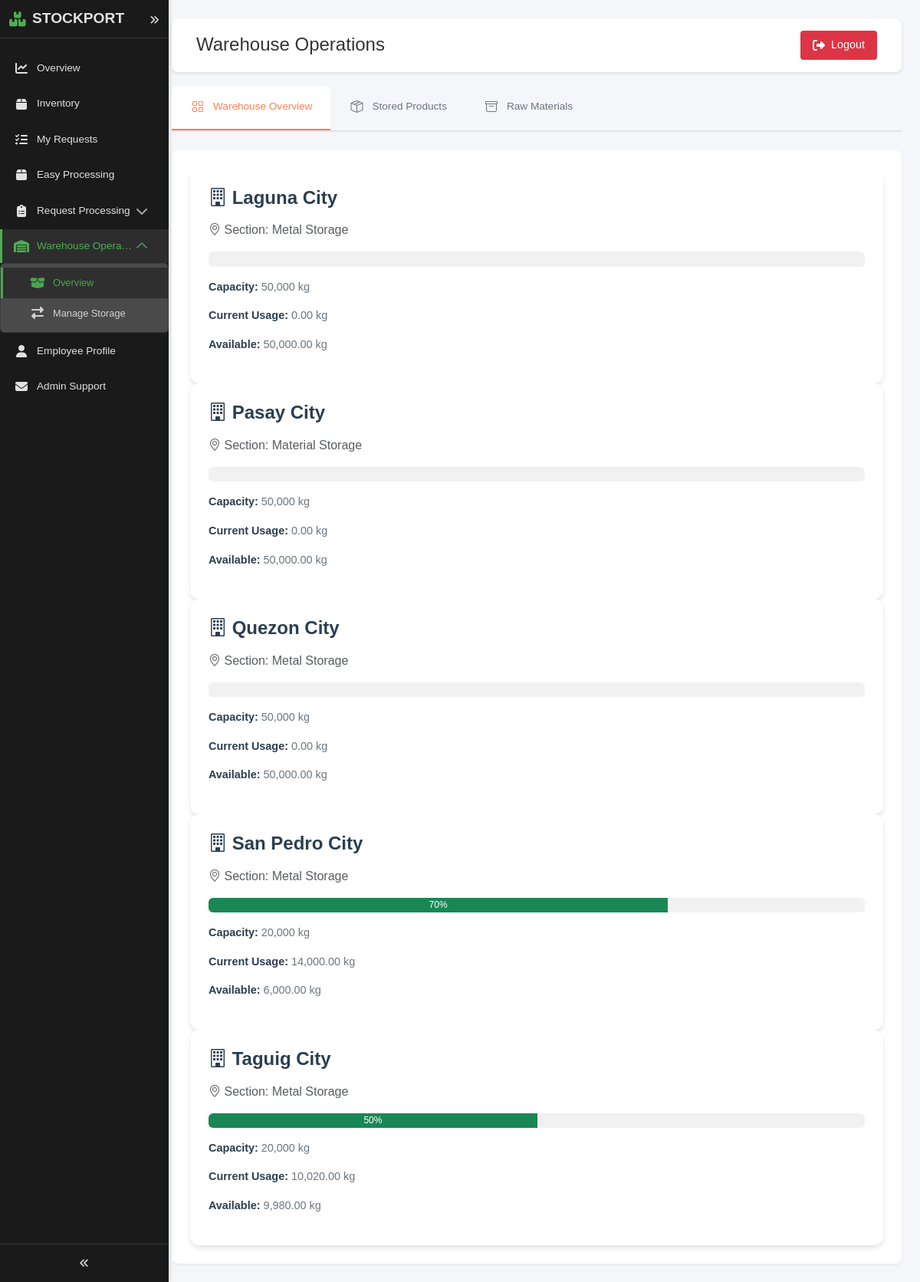
/employee/warehouse.php (signed in), run on the app's committed database.
### tables this page shows
CREATE TABLE `products_warehouse` (
  `productLocationID` int(11) NOT NULL,
  `productWarehouse` varchar(45) NOT NULL,
  `Section` varchar(45) NOT NULL,
  `Capacity` int(11) NOT NULL,
  `warehouse_weight_unit` varchar(32) NOT NULL,
  `current_usage` decimal(10,2) DEFAULT 0.00,
  `remaining_capacity` decimal(10,2) GENERATED ALWAYS AS (`Capacity` - `current_usage`) STORED
);

### employee/warehouse.php (the view, shortened to what this page needs)
<?php
require_once '../layouts/employeeSidebar.php';
require_once '../layouts/employeeHeader.php';
require_once '../server/database.php';
$warehouseQuery = "SELECT
    pw.*,
    (pw.current_usage / pw.Capacity * 100) as usage_percentage,
    GREATEST(0, pw.Capacity - pw.current_usage) as available_capacity
    FROM products_warehouse pw
    ORDER BY pw.productWarehouse";
$warehouseResult = $conn->query($warehouseQuery);
?>
<!DOCTYPE html>
<html lang="en">
<head>
    <link href="https://cdn.jsdelivr.net/npm/bootstrap@5.3.0/dist/css/bootstrap.min.css" rel="stylesheet">
    <link rel="stylesheet" href="https://cdn.jsdelivr.net/npm/bootstrap-icons@1.11.1/font/bootstrap-icons.css">
    <link rel="stylesheet" href="../assets/css/eminventory.css">
</head>
<body>
    <div class="container-fluid">
        <div class="main-content">
            <ul class="nav nav-tabs" role="tablist">
                <li class="nav-item" role="presentation">
                    <button class="nav-link active" data-bs-toggle="tab" data-bs-target="#overview" type="button">
                        <i class="bi bi-grid"></i> Warehouse Overview
                    </button>
                </li>
                <li class="nav-item" role="presentation">
                    <button class="nav-link" data-bs-toggle="tab" data-bs-target="#products" type="button">
                        <i class="bi bi-box-seam"></i> Stored Products
                    </button>
                </li>
                <li class="nav-item" role="presentation">
                    <button class="nav-link" data-bs-toggle="tab" data-bs-target="#materials" type="button">
                        <i class="bi bi-archive"></i> Raw Materials
                    </button>
                </li>
            </ul>
            <div class="tab-content">
                <div class="tab-pane fade show active" id="overview" role="tabpanel">
                    <div class="warehouse-grid">
                        <?php while ($warehouse = $warehouseResult->fetch_assoc()):
                            $usagePercent = floatval($warehouse['usage_percentage']);
                            $statusBadge = $usagePercent >= 90 ? 'danger' :
                                        ($usagePercent >= 75 ? 'warning' : 'success');
                        ?>
                            <div class="warehouse-card">
                                <h3>
                                    <i class="bi bi-building"></i>
                                    <?php echo htmlspecialchars($warehouse['productWarehouse']); ?>
                                </h3>
                                <p class="text-muted mb-3">
                                    <i class="bi bi-geo-alt"></i>
                                    Section: <?php echo htmlspecialchars($warehouse['Section']); ?>
                                </p>
                                <div class="progress">
                                    <div class="progress-bar bg-<?php echo $statusBadge; ?>"
                                         role="progressbar"
                                         style="width: <?php echo min(100, $usagePercent); ?>%"
                                         aria-valuenow="<?php echo $usagePercent; ?>"
                                         aria-valuemin="0"
                                         aria-valuemax="100">
                                        <?php echo round($usagePercent); ?>%
                                    </div>
                                </div>
                                <div class="info-text">
                                    <p><span class="info-value">Capacity:</span>
                                       <?php echo number_format($warehouse['Capacity']) . ' ' . $warehouse['warehouse_weight_unit']; ?></p>
                                    <p><span class="info-value">Current Usage:</span>
                                       <?php echo number_format($warehouse['current_usage'], 2) . ' ' . $warehouse['warehouse_weight_unit']; ?></p>
                                    <p><span class="info-value">Available:</span>
                                       <?php echo number_format($warehouse['available_capacity'], 2) . ' ' . $warehouse['warehouse_weight_unit']; ?></p>
                                </div>
                            </div>
                        <?php endwhile; ?>
                    </div>
                </div>
            </div>
        </div>
    </div>
</body>
</html>

### assets/css/eminventory.css (style rules this page uses)
* { margin: 0; padding: 0; box-sizing: border-box; font-family: 'Arial', sans-serif; }
:root { --primary-color: #2563eb; --secondary-color: #1e40af; --background-color: #f1f5f9; --text-color: #1e293b; --border-color: #e2e8f0; }
body { background-color: var(--background-color); min-height: 100vh; }
.main-content { flex: 1; padding: 20px; height: 100vh; overflow: auto; }

### employee/warehouse.php (style rules this page uses)
body { min-height: 100vh; margin: 0; background: #f4f6f9; overflow-x: hidden; }
.container-fluid { padding: 0; display: flex; min-height: 100vh; width: 100%; max-width: 100%; }
.main-content { flex: 1; margin-left: 200px; padding: 1.5rem; background: #f4f6f9; min-height: 100vh; width: calc(100% - 200px); max-width: 100%; }
.warehouse-grid { grid-template-columns: repeat(auto-fit, minmax(300px, 1fr)); gap: 1.5rem; }
.warehouse-card { background: white; padding: 1.5rem; border-radius: 12px; box-shadow: 0 4px 6px rgba(0,0,0,0.1); transition: transform 0.2s; }
.warehouse-card h3 { color: #2c3e50; font-size: 1.5rem; margin-bottom: 1rem; font-weight: 600; }
.progress { height: 1.2rem; background-color: #f1f1f1; margin: 1rem 0; }
.info-text { font-size: 0.9rem; color: #6c757d; margin: 0.5rem 0; }
.info-value { font-weight: 600; color: #2c3e50; }
.nav-tabs { border-bottom: 2px solid #dee2e6; margin-bottom: 1.5rem; }
.nav-tabs .nav-link { border: none; color: #6c757d; font-weight: 500; padding: 1rem 1.5rem; margin-bottom: -2px; transition: all 0.2s; }
.nav-tabs .nav-link.active { border: none; border-bottom: 2px solid #ff7f50; color: #ff7f50; }
.tab-content { background: white; border-radius: 8px; padding: 1.5rem; box-shadow: 0 2px 4px rgba(0,0,0,0.05); }
.tab-pane { display: none; }
.tab-pane.active { display: block; }

### layouts/employeeSidebar.php (style rules this page uses)
body { margin: 0; padding: 0; transition: margin-left 0.3s ease; position: relative; }
.tab-content { position: relative; z-index: 1; }
.nav-tabs { position: relative; z-index: 2; }
.nav-link { display: flex; align-items: center; padding: 12px 15px; color: #e1e1e1; text-decoration: none; transition: all 0.2s ease; font-size: 0.85rem; border-left: 3px solid transparent; white-space: nowrap; position: relative; }
.nav-link i { min-width: 20px; margin-right: 10px; font-size: 1rem; text-align: center; }
.nav-link.active { background: #2d2d2d; border-left-color: #4CAF50; color: #4CAF50; }
.nav-link::after { content: attr(title); position: absolute; left: 100%; top: 50%; transform: translateY(-50%); background: #333; padding: 5px 10px; border-radius: 4px; white-space: nowrap; z-index: 11; opacity: 0; pointer-events: none; transition: opacity 0.2s ease, transform 0.2s ease; transform-origin: left center; box-shadow: 0 2px 5px rgba(0,0,0,0.2); }
.nav-item { margin: 2px 0; }

### data on the page
products_warehouse: productWarehouse "Laguna City", Section "Metal Storage", Capacity "50,000", warehouse_weight_unit "kg", current_usage "0.00", available_capacity "50,000.00"
products_warehouse: productWarehouse "Pasay City", Section "Material Storage", Capacity "50,000", warehouse_weight_unit "kg", current_usage "0.00", available_capacity "50,000.00"
products_warehouse: productWarehouse "Quezon City", Section "Metal Storage", Capacity "50,000", warehouse_weight_unit "kg", current_usage "0.00", available_capacity "50,000.00"
products_warehouse: productWarehouse "San Pedro City", Section "Metal Storage", usagePercent "70", Capacity "20,000", warehouse_weight_unit "kg", current_usage "14,000.00", available_capacity "6,000.00"
products_warehouse: productWarehouse "Taguig City", Section "Metal Storage", min(100, $usagePercent) 50.1 (drawn), usagePercent "50", Capacity "20,000", warehouse_weight_unit "kg", current_usage "10,020.00", available_capacity "9,980.00"

### other printed values
$pageTitle "Warehouse Operations"
